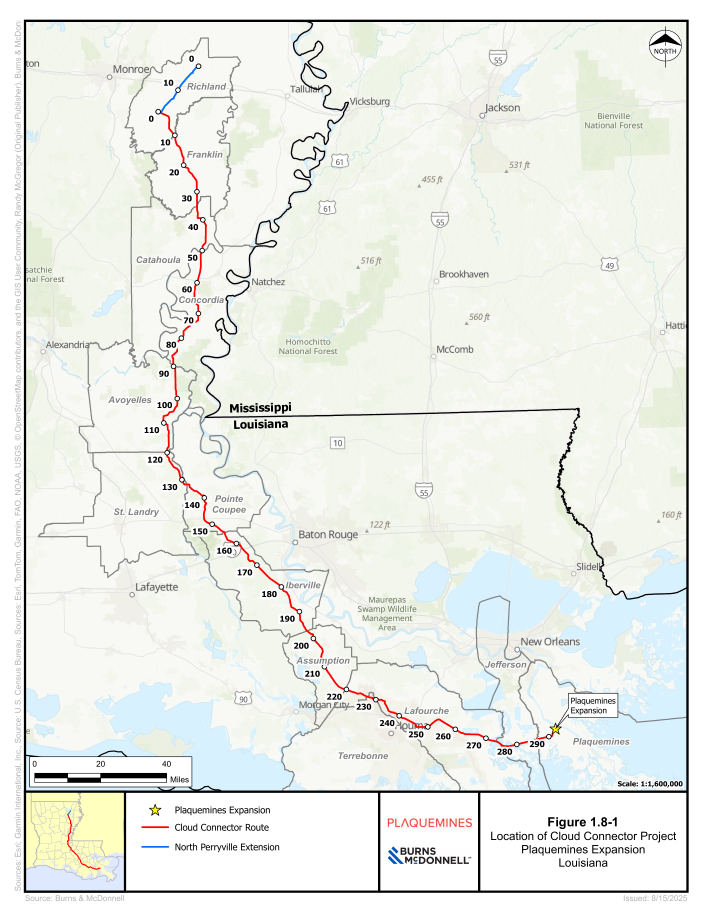
#> input picture batches/united-states-gas/staging/route-creation-newrows-20261020/traces/P8110/map250.png, 2125 x 2750 px (shown at 1/3 size)
$ python icp.py
#> lines starting #> are read from the running program, lines starting #| are printed output that depends on the picture; after the words box and inside, x2 and y2 are one past the last pixel; in counts of white or black regions, pixels touching at a corner belong together
"""Preview-only refinement: fit an affine so Census parish outlines sit on the map's gray outlines (chamfer). Used only to place candidate vertices for hand-picking GCP pixels; the final georeferencing uses only the picked GCPs."""
import numpy as np, geopandas as gpd
from PIL import Image
from scipy import ndimage as ndi
from scipy.optimize import minimize
D='/private/tmp/claude-501/census_dl/'
im=np.array(Image.open('map250.png').convert('RGB')).astype(int)
r,g,b=im[...,0],im[...,1],im[...,2]
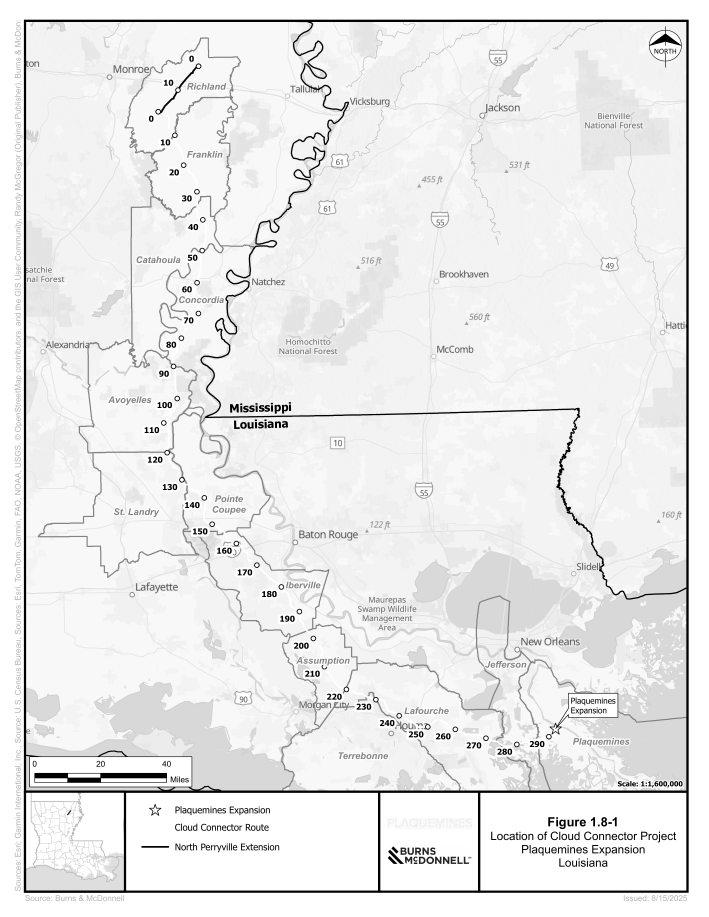
#> r: shape (2750, 2125) int64 (shown at 1/3 size); min 0, max 255, mean 234.5
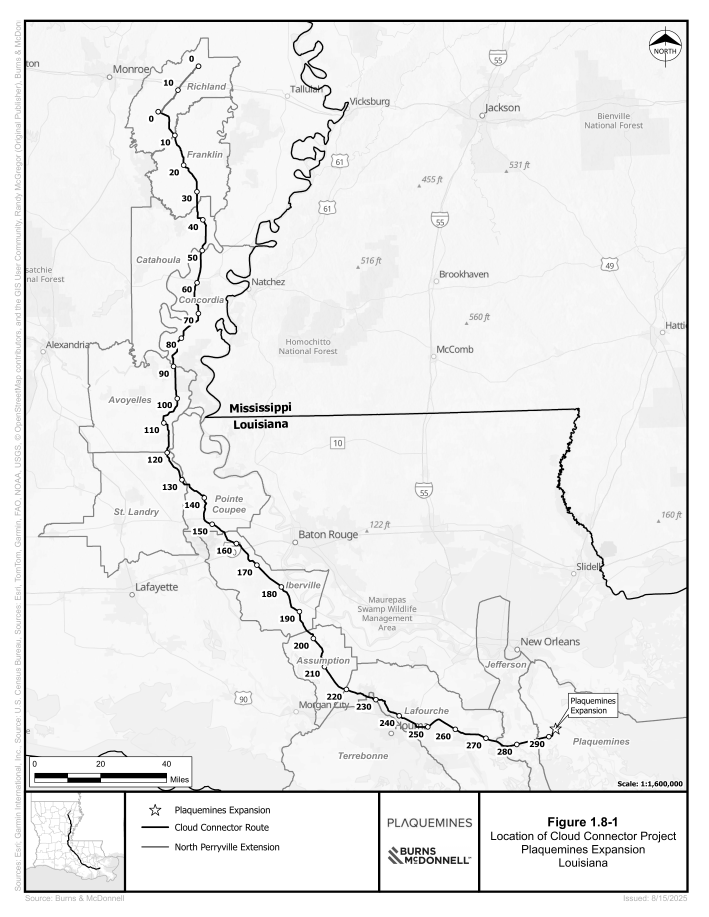
#> g: shape (2750, 2125) int64 (shown at 1/3 size); min 0, max 255, mean 237.2
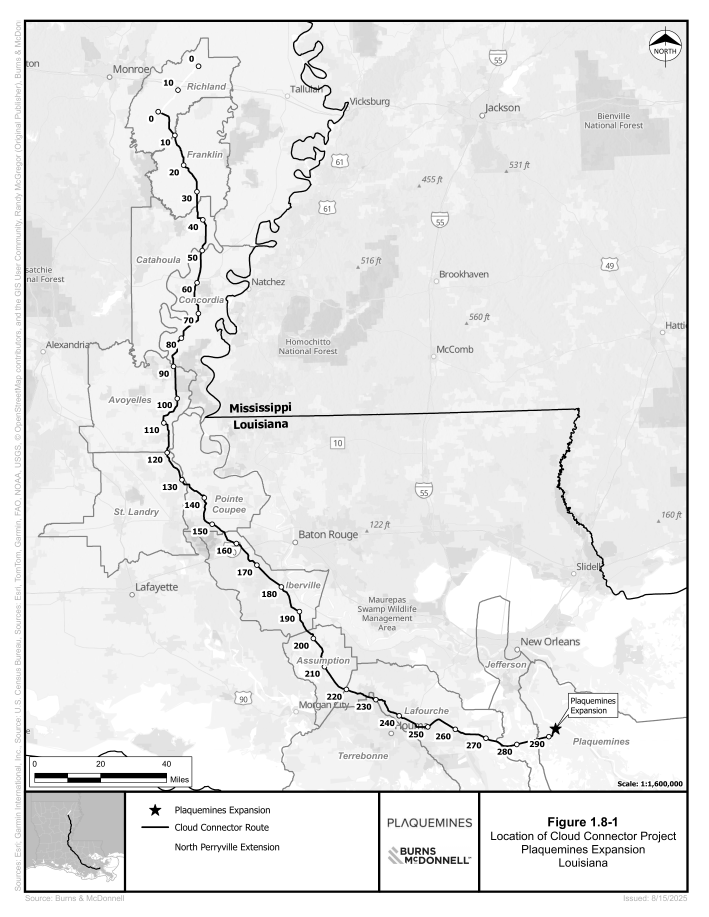
#> b: shape (2750, 2125) int64 (shown at 1/3 size); min 0, max 255, mean 232
gray=(abs(r-g)<6)&(abs(g-b)<6)&(r>105)&(r<150)
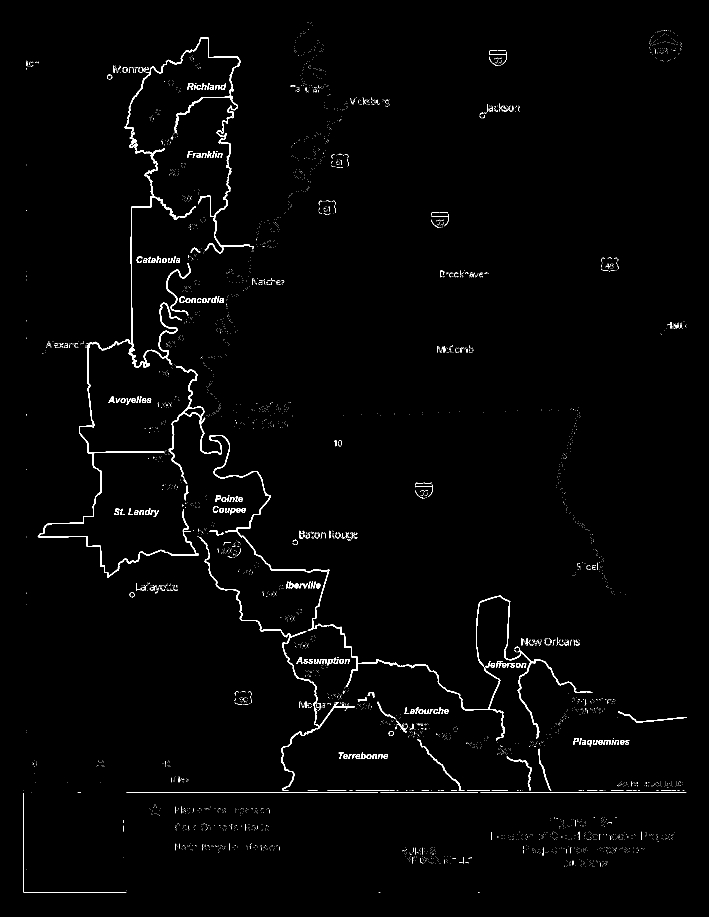
#> gray: shape (2750, 2125) bool (shown at 1/3 size); 1.2% white; 4590 white regions (4373 under 20 px), largest, box (x1, y1, x2, y2) and area: (113, 113, 762, 1734) 20065, (506, 1098, 1778, 2221) 13861, (597, 1611, 1064, 2372) 4691
gray[2370:]=False
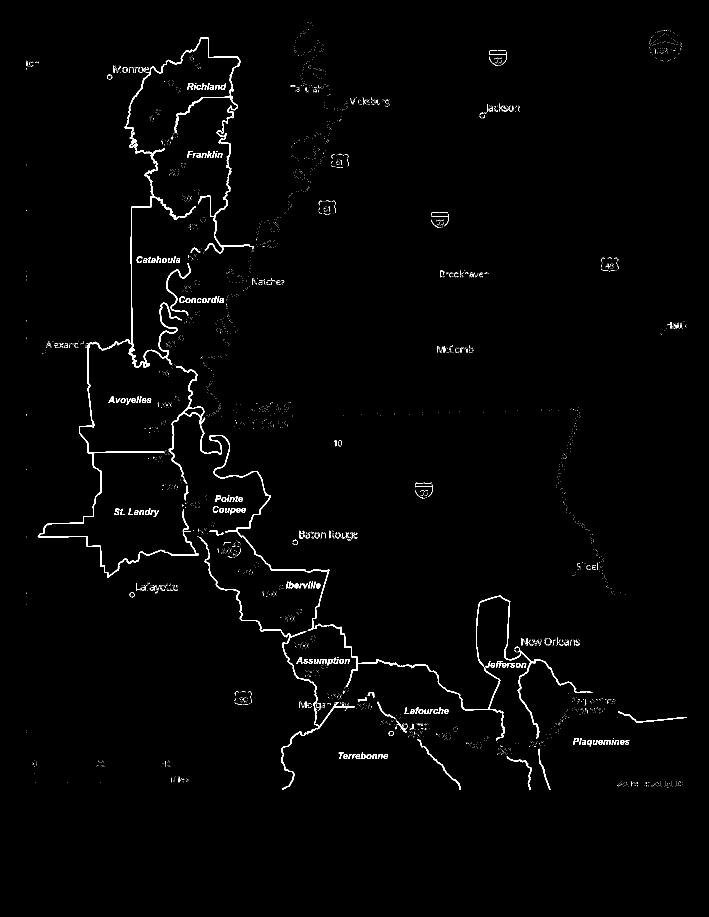
#> gray: shape (2750, 2125) bool (shown at 1/3 size); 1.1% white; 3600 white regions (3409 under 20 px), largest, box (x1, y1, x2, y2) and area: (113, 113, 762, 1734) 20065, (506, 1098, 1778, 2221) 13861, (597, 1611, 1064, 2370) 4672
dt=ndi.distance_transform_edt(~gray)
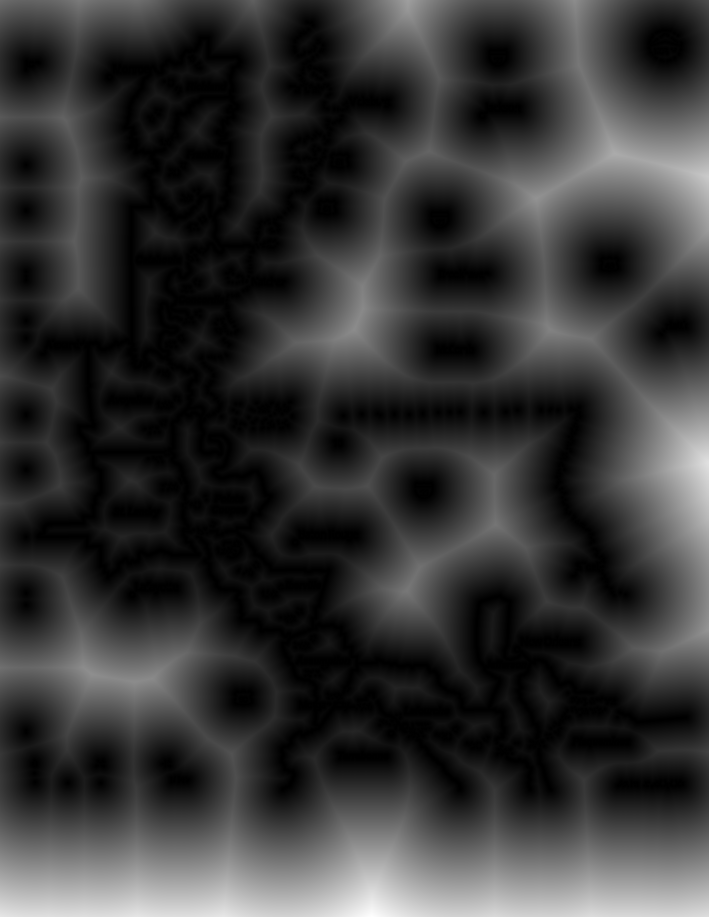
#> dt: shape (2750, 2125) float64 (shown at 1/3 size); min 0, max 461.6, mean 99.1; drawn with min black and max white
#> (the run stopped early here; a loop or call above may not have finished)

$ run again, with batches/united-states-gas/staging/route-creation-newrows-20261020/traces/P8110/c1.png copied over batches/united-states-gas/staging/route-creation-newrows-20261020/traces/P8110/map250.png
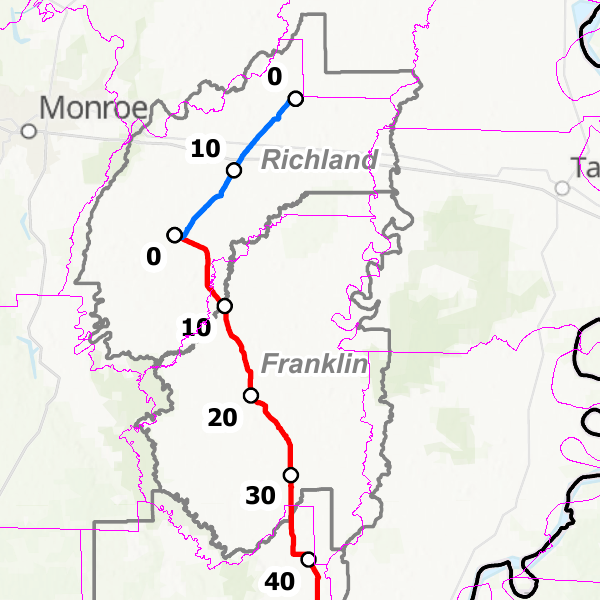
#> input picture batches/united-states-gas/staging/route-creation-newrows-20261020/traces/P8110/c1.png, 600 x 600 px
#> `gray=(abs(r-g)<6)&(abs(g-b)<6)&(r>105)&(r<150)`:
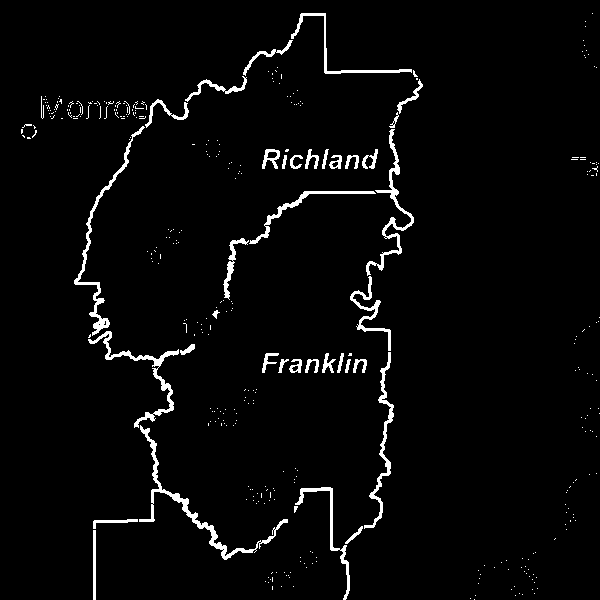
#> gray: shape (600, 600) bool; 3.1% white; 381 white regions (344 under 20 px), largest, box (x1, y1, x2, y2) and area: (139, 425, 288, 560) 1264, (74, 126, 145, 336) 993, (88, 331, 179, 428) 926
#> `dt=ndi.distance_transform_edt(~gray)`:
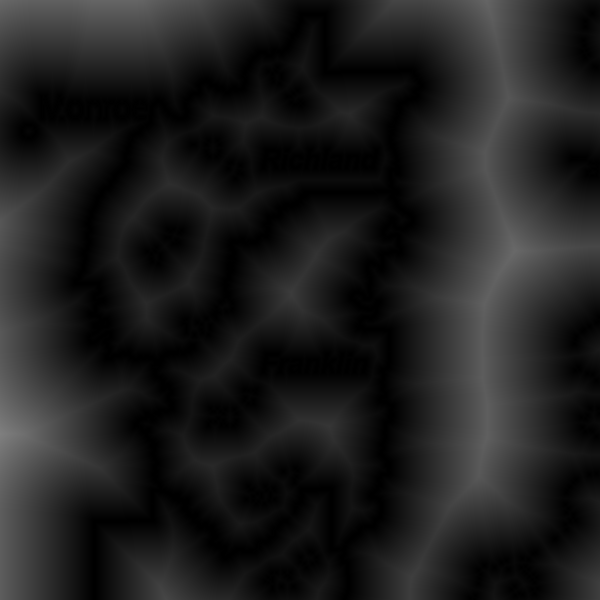
#> dt: shape (600, 600) float64; min 0, max 127.3, mean 30.9

$ run again, with batches/united-states-gas/staging/route-creation-newrows-20261020/traces/P8110/c2.png copied over batches/united-states-gas/staging/route-creation-newrows-20261020/traces/P8110/map250.png
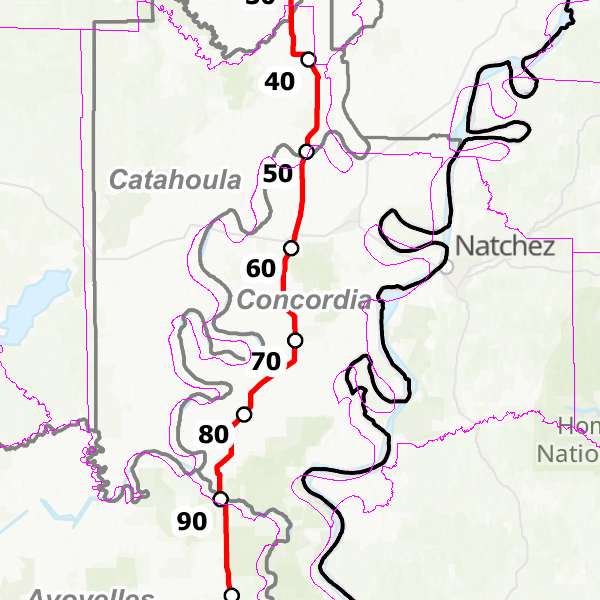
#> input picture batches/united-states-gas/staging/route-creation-newrows-20261020/traces/P8110/c2.png, 600 x 600 px
#> `gray=(abs(r-g)<6)&(abs(g-b)<6)&(r>105)&(r<150)`:
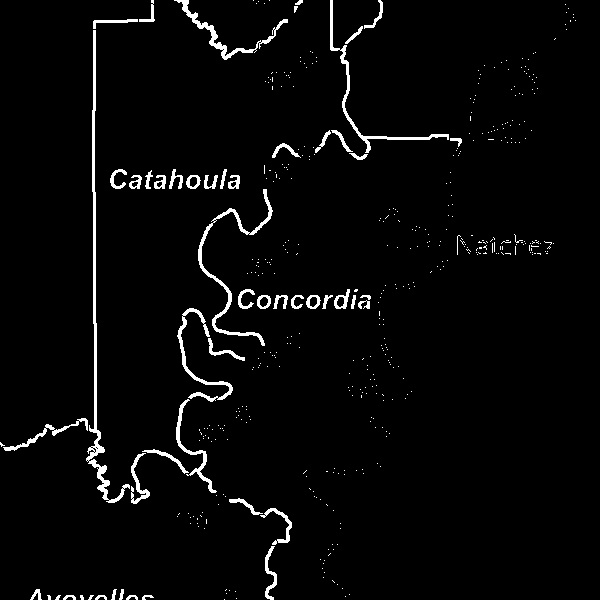
#> gray: shape (600, 600) bool; 3% white; 484 white regions (434 under 20 px), largest, box (x1, y1, x2, y2) and area: (86, 30, 130, 503) 1815, (198, 189, 273, 346) 1015, (330, 0, 449, 153) 835
#> `dt=ndi.distance_transform_edt(~gray)`:
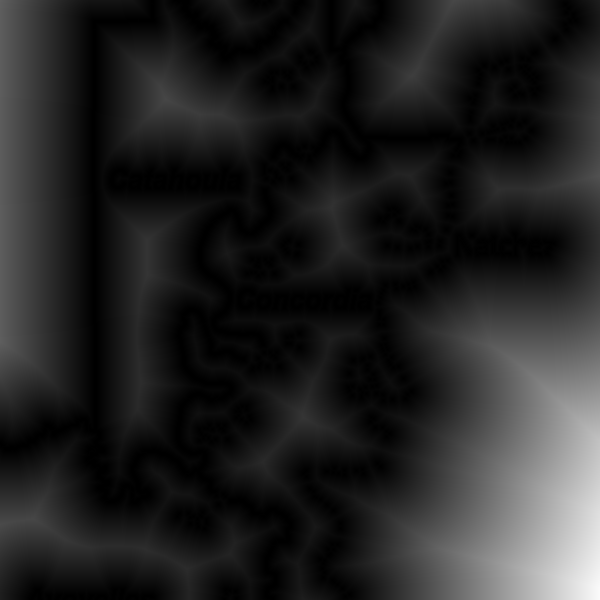
#> dt: shape (600, 600) float64; min 0, max 250.1, mean 36.1

$ run again, with batches/united-states-gas/staging/route-creation-newrows-20261020/traces/P8110/c3.png copied over batches/united-states-gas/staging/route-creation-newrows-20261020/traces/P8110/map250.png
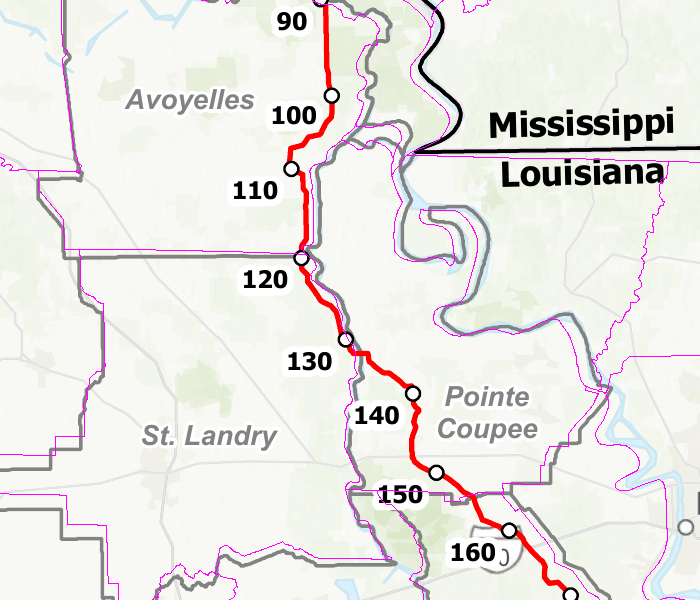
#> input picture batches/united-states-gas/staging/route-creation-newrows-20261020/traces/P8110/c3.png, 700 x 600 px
#> `gray=(abs(r-g)<6)&(abs(g-b)<6)&(r>105)&(r<150)`:
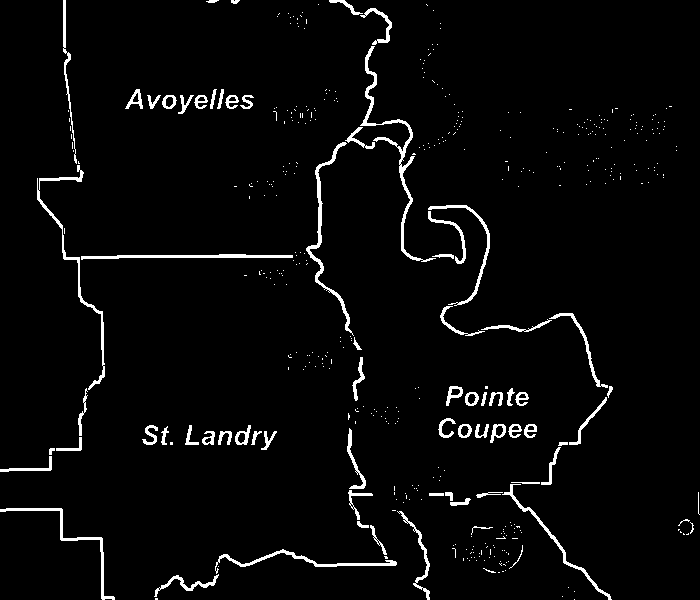
#> gray: shape (600, 700) bool; 3.3% white; 452 white regions (380 under 20 px), largest, box (x1, y1, x2, y2) and area: (360, 46, 436, 262) 1120, (37, 165, 105, 390) 857, (306, 142, 354, 336) 838
#> `dt=ndi.distance_transform_edt(~gray)`:
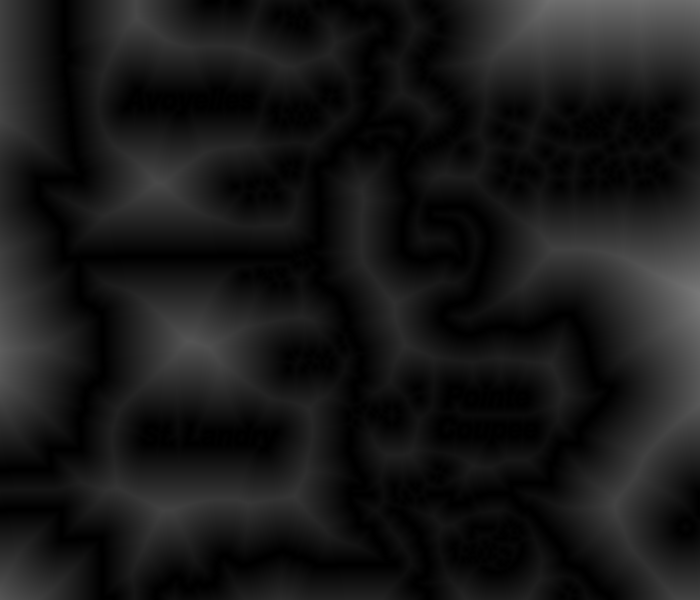
#> dt: shape (600, 700) float64; min 0, max 121.3, mean 24.4
